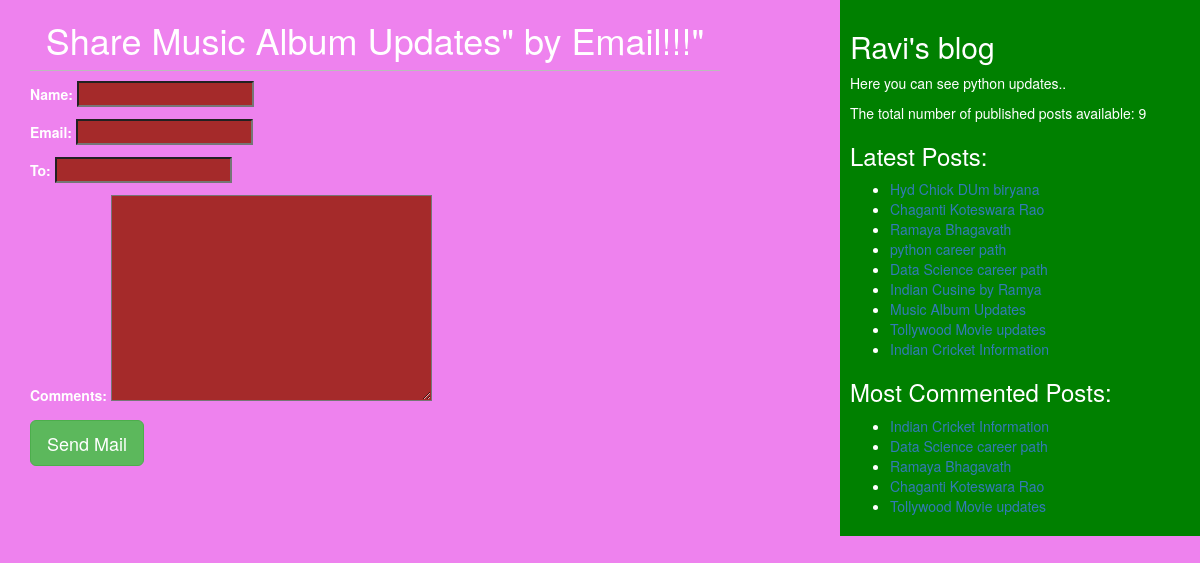
/3/share/, run on the app's committed database.
### blog/models.py (models this page shows, shortened)
class Post(models.Model):
    STATUS_CHOICES = (('draft', 'Draft'), ('published', 'Published'))
    title = models.CharField(max_length=256)
    slug = models.SlugField(max_length=264, unique_for_date='publish')
    author = models.ForeignKey(User, related_name='blog_posts', on_delete=models.CASCADE)
    body = models.TextField()
    publish = models.DateTimeField(default=timezone.now)
    created = models.DateTimeField(auto_now_add=True)
    updated = models.DateTimeField(auto_now=True)
    status = models.CharField(max_length=10, choices=STATUS_CHOICES, default='draft')
    objects = CustomManager()
    tags = TaggableManager()
    class Meta:
        ordering = ('title',)
    def get_absolute_url(self):
        return reverse('post_detail',
                       args=[self.publish.year, self.publish.strftime('%m'), self.publish.strftime('%d'), self.slug])

### blog/views.py (the view)
# urls.py: path('<int:id>/share/', views.mail_send_view, name='mail_send_view'),
def mail_send_view(request, id):
    post = get_object_or_404(Post, id=id, status='published')
    sent = False
    if request.method == 'POST':
        form = EmailSendForm(request.POST)
        if form.is_valid():
            cd = form.cleaned_data
            post_url = request.build_absolute_uri(post.get_absolute_url())
            subject = '{}({}) recommends you to read "{}"'.format(cd['name'], cd['email'], post.title)
            message = 'Read Post At: \n {}\n\n{}\' Comments:\n{}'.format(post_url, cd['name'], cd['comments'])
            send_mail(subject, message, 'ravi@blog.com', [cd['to']])
            sent = True
    else:
        form = EmailSendForm()
    return render(request, 'blog/sharebymail.html', {'post': post, 'form': form, 'sent': sent})

### blog/forms.py
class EmailSendForm(forms.Form):
    name = forms.CharField()
    email = forms.EmailField()
    to = forms.EmailField()
    comments = forms.CharField(required=False, widget=forms.Textarea)

### blog/models.py (called while the page is built)
    def get_queryset(self):
        return super().get_queryset().filter(status='published')

### blog/templatetags/blog_tags.py (called while the page is built)
@register.simple_tag
def total_posts():
    return Post.objects.count()

@register.simple_tag
def get_most_commented_posts(count=5):
    return Post.objects.annotate(total_comments=Count('comments')).order_by('-total_comments')[:count]

@register.inclusion_tag('blog/latest_posts123.html')
def show_latest_posts(count=5):
    latest_posts = Post.objects.order_by('-publish')[:count]
    return {'latest_posts': latest_posts}

### templates/blog/sharebymail.html (shortened to what this page needs)
<!DOCTYPE html>
{%extends 'blog/base.html'%}
{%block body_block%}
  {%if sent%}
   <h1>Email Successfully Sent !!!</h1>
    <p>"{{post.title}}" was sent by email</p>
  {%else%}
        <h1>Share {{post.title}}" by Email!!!"</h1>
       <form method="post">
         {{form.as_p}}
         <input type="submit" name="" class='btn btn-lg btn-success' value="Send Mail">
       </form>
    {%endif %}
{%endblock%}

### templates/blog/base.html (shortened to what this page needs)
<!DOCTYPE html>
{%load static %}
{%load blog_tags %}
<html lang="en">
<head>
    <link rel="stylesheet" href="https://maxcdn.bootstrapcdn.com/bootstrap/3.3.7/css/bootstrap.min.css">
    <link rel="stylesheet" href="{% static 'css/blog.css'%}">
</head>
<body>
<div class="content">
{% block body_block%} {%endblock%}
</div>
<div class="sidebar">
    <h2>Ravi's blog</h2>
    <p>Here you can see python updates..</p>
     <p>The total number of published posts available: <span id='pcount'>{%total_posts %}</span></p>
    <h3>Latest Posts:</h3>{% show_latest_posts 100 %}
     <h3>Most Commented Posts:</h3>
      {% get_most_commented_posts as most_commented_posts%}
      <ul>
        {% for post in most_commented_posts  %}
        <li><a href="{{post.get_absolute_url}}" id='la'>{{post.title}}</a></li>
        {% endfor %}
      </ul>
</div>
</body>
</html>

### templates/blog/latest_posts123.html
<ul>
  {% for post in latest_posts  %}
  <li><a href="{{post.get_absolute_url}}" id='la'>{{post.title}}</a></li>
  {% endfor %}
</ul>

### static/css/blog.css (style rules this page uses)
.content { float:left; width: 60%; padding:0 0 0 30px; }
.sidebar { float:right; width:30%; padding:10px; background: green; height: 100%; }
h1 { text-align: center; border-bottom: 1px solid #bbb; padding: 0 0 10px 0; }
body { background: violet; color:white; }
input,textarea { color:white; background:brown; }

### data on the page
Post: title "Music Album Updates"
Post: title "Hyd Chick DUm biryana"
Post: title "Chaganti Koteswara Rao"
Post: title "Ramaya Bhagavath"
Post: title "python career path"
Post: title "Data Science career path"
Post: title "Indian Cusine by Ramya"
Post: title "Tollywood Movie updates"
Post: title "Indian Cricket Information"
